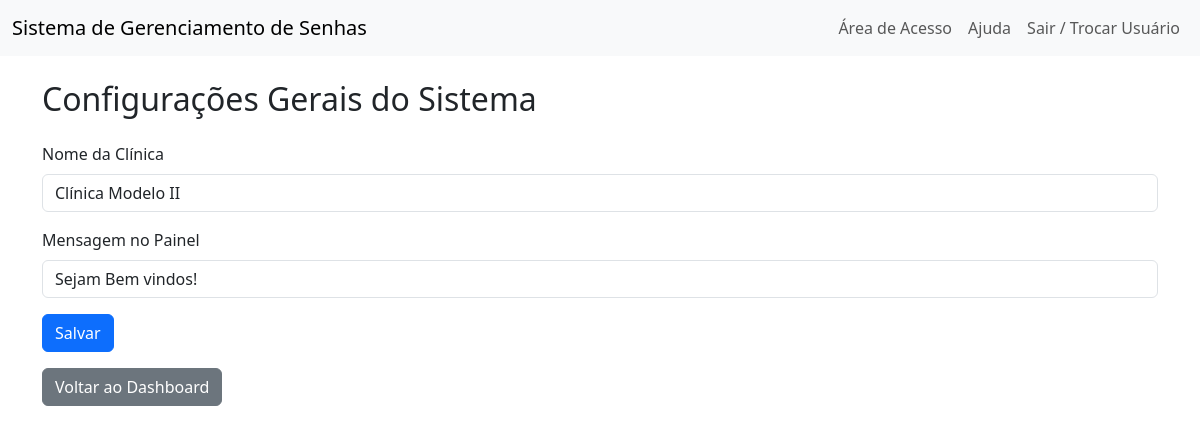
The app's page /admin/configuracoes (signed in), older data.
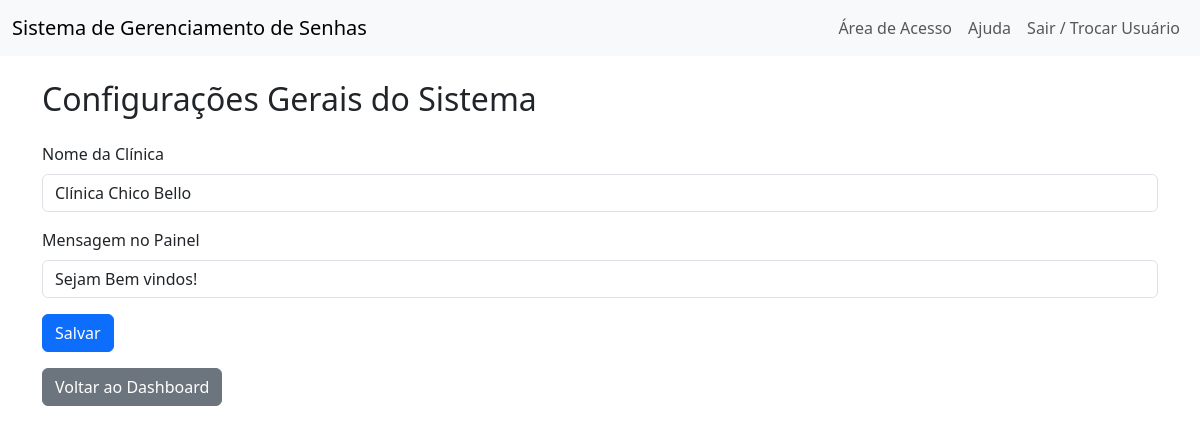
The same page, newer data.
### app/models.py (models this page shows)
class Configuracao(db.Model):
    __tablename__ = 'configuracoes'
    id = db.Column(db.Integer, primary_key=True)
    chave = db.Column(db.String(50), unique=True, nullable=False)
    valor = db.Column(db.String(100))

### app/routes/admin.py (the view, shortened to what this page needs)
@admin_bp.route('/configuracoes', methods=['GET', 'POST'])
@login_required
def configuracoes():
    config_keys = ['nome_clinica', 'mensagem_painel']
    config = {c.chave: c.valor for c in Configuracao.query.filter(Configuracao.chave.in_(config_keys))}
    return render_template('admin/configuracoes.html', config=config)

### app/__init__.py (called while the page is built)
@login_manager.user_loader
def load_user(user_id):
    return Usuario.query.get(int(user_id))

### app/templates/admin/configuracoes.html (shortened to what this page needs)
{% extends 'base.html' %}
{% block content %}
<h2 class="mb-4">Configurações Gerais do Sistema</h2>
<form method="post">
  <div class="mb-3">
    <label for="nome_clinica" class="form-label">Nome da Clínica</label>
    <input type="text" class="form-control" id="nome_clinica" name="nome_clinica" value="{{ config.get('nome_clinica', '') }}">
  </div>
  <div class="mb-3">
    <label for="mensagem_painel" class="form-label">Mensagem no Painel</label>
    <input type="text" class="form-control" id="mensagem_painel" name="mensagem_painel" value="{{ config.get('mensagem_painel', '') }}">
  </div>
  <button type="submit" class="btn btn-primary">Salvar</button>
</form>
<a href="{{ url_for('admin.dashboard') }}" class="btn btn-secondary mt-3">Voltar ao Dashboard</a>
{% endblock %}

### app/templates/base.html (shortened to what this page needs)
<!doctype html>
<html lang="pt-br">
  <head>
    <link href="https://cdn.jsdelivr.net/npm/bootstrap@5.3.3/dist/css/bootstrap.min.css" rel="stylesheet">
  </head>
  <body>
    {% if request.endpoint != 'emissao.emitir' %}
    <nav class="navbar navbar-expand-lg navbar-light bg-light mb-4">
      <div class="container-fluid">
        <a class="navbar-brand" href="/">{{ config_nome_clinica or 'Sistema de Gerenciamento de Senhas' }}</a>
        <div class="collapse navbar-collapse" id="navbarNav">
          <ul class="navbar-nav ms-auto">
            <li class="nav-item"><a class="nav-link" href="{{ url_for('admin.area_acesso') }}"> Área de Acesso</a></li>
            <li class="nav-item"><a class="nav-link" href="{{ url_for('public.ajuda') }}"> Ajuda</a></li>
            {% if current_user.is_authenticated %}
              <li class="nav-item"><a class="nav-link" href="{{ url_for('admin.logout') }}"> Sair / Trocar Usuário</a></li>
            {% endif %}
          </ul>
        </div>
      </div>
    </nav>
    {% endif %}
    <div class="container">
      {% block content %}{% endblock %}
    </div>
  </body>
</html>

Row changes from the older to the newer data that the page shows:
changed Configuracao: nome_clinica "Clínica Modelo II" → "Clínica Chico Bello"
